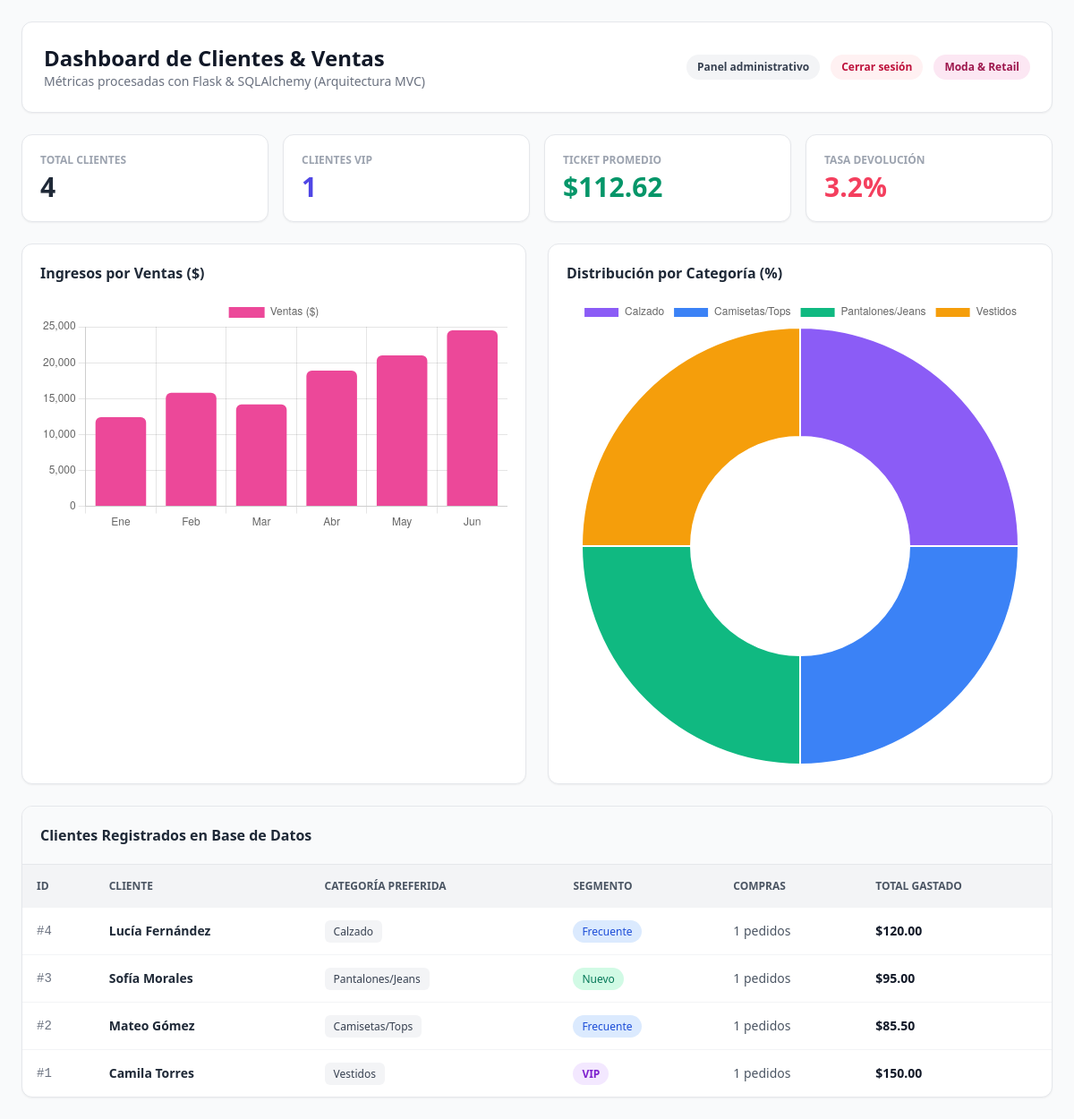
The app's page /dashboard (signed in) with its own data.
### tienda_ropa/models/cliente.py (models this page shows)
class Cliente(db.Model):
    __tablename__ = 'clientes'
    id = db.Column(db.Integer, primary_key=True)
    nombre = db.Column(db.String(100), nullable=False)
    categoria_favorita = db.Column(db.String(50), nullable=False)
    segmento = db.Column(db.String(20), nullable=False)  # 'VIP', 'Frecuente', 'Nuevo'
    ventas = db.relationship('Venta', backref='cliente', lazy=True)
    def to_dict(self):
        total_gastado = sum(v.monto for v in self.ventas)
        return {
            "id": self.id,
            "nombre": self.nombre,
            "categoria_fav": self.categoria_favorita,
            "segmento": self.segmento,
            "compras": len(self.ventas),
            "total_gastado": f"${total_gastado:,.2f}"
        }

### tienda_ropa/controllers/dashboard_controller.py (the view)
@dashboard_bp.route('/dashboard')
@login_required
def dashboard():
    return render_template('dashboard.html', data=_get_dashboard_data())

### tienda_ropa/templates/dashboard.html (shortened to what this page needs)
<!DOCTYPE html>
<html lang="es">
<head>
    <script src="https://cdn.tailwindcss.com"></script>
</head>
<body class="bg-gray-50 font-sans p-6">
    <div class="max-w-7xl mx-auto space-y-6">
        <div class="flex justify-between items-center bg-white p-6 rounded-xl shadow-sm border">
            <div>
                <h1 class="text-2xl font-bold text-gray-900">Dashboard de Clientes & Ventas</h1>
                <p class="text-sm text-gray-500">Métricas procesadas con Flask & SQLAlchemy (Arquitectura MVC)</p>
            </div>
            <div class="flex items-center gap-3">
                <a href="{{ url_for('dashboard.admin_dashboard') }}" class="bg-gray-100 text-gray-700 text-xs font-semibold px-3 py-1.5 rounded-full hover:bg-gray-200">Panel administrativo</a>
                <a href="{{ url_for('auth.logout') }}" class="bg-rose-50 text-rose-700 text-xs font-semibold px-3 py-1.5 rounded-full hover:bg-rose-100">Cerrar sesión</a>
                <span class="bg-pink-100 text-pink-800 text-xs font-semibold px-3 py-1.5 rounded-full">Moda & Retail</span>
            </div>
        </div>
        <div class="grid grid-cols-1 md:grid-cols-4 gap-4">
            <div class="bg-white p-5 rounded-xl shadow-sm border">
                <p class="text-xs uppercase font-semibold text-gray-400 mb-1">Total Clientes</p>
                <p class="text-3xl font-extrabold text-gray-800">{{ data.metricas.total_clientes }}</p>
            </div>
            <div class="bg-white p-5 rounded-xl shadow-sm border">
                <p class="text-xs uppercase font-semibold text-gray-400 mb-1">Clientes VIP</p>
                <p class="text-3xl font-extrabold text-indigo-600">{{ data.metricas.clientes_frecuentes }}</p>
            </div>
            <div class="bg-white p-5 rounded-xl shadow-sm border">
                <p class="text-xs uppercase font-semibold text-gray-400 mb-1">Ticket Promedio</p>
                <p class="text-3xl font-extrabold text-emerald-600">${{ data.metricas.ticket_promedio }}</p>
            </div>
            <div class="bg-white p-5 rounded-xl shadow-sm border">
                <p class="text-xs uppercase font-semibold text-gray-400 mb-1">Tasa Devolución</p>
                <p class="text-3xl font-extrabold text-rose-500">{{ data.metricas.tasa_devolucion }}%</p>
            </div>
        </div>
        <div class="grid grid-cols-1 md:grid-cols-2 gap-6">
            <div class="bg-white p-5 rounded-xl shadow-sm border">
                <h2 class="text-base font-bold text-gray-800 mb-4">Ingresos por Ventas ($)</h2>
                <canvas id="chartVentas"></canvas>
            </div>
            <div class="bg-white p-5 rounded-xl shadow-sm border">
                <h2 class="text-base font-bold text-gray-800 mb-4">Distribución por Categoría (%)</h2>
                <canvas id="chartCategorias"></canvas>
            </div>
        </div>
        <div class="bg-white rounded-xl shadow-sm border overflow-hidden">
            <div class="p-5 border-b bg-gray-50">
                <h2 class="text-base font-bold text-gray-800">Clientes Registrados en Base de Datos</h2>
            </div>
            <div class="overflow-x-auto">
                <table class="w-full text-left border-collapse">
                    <thead>
                        <tr class="bg-gray-100 text-gray-600 text-xs uppercase font-semibold">
                            <th class="p-4">ID</th>
                            <th class="p-4">Cliente</th>
                            <th class="p-4">Categoría Preferida</th>
                            <th class="p-4">Segmento</th>
                            <th class="p-4">Compras</th>
                            <th class="p-4">Total Gastado</th>
                        </tr>
                    </thead>
                    <tbody class="divide-y divide-gray-100 text-sm">
                        {% for cliente in data.ultimos_clientes %}
                        <tr class="hover:bg-gray-50">
                            <td class="p-4 font-mono text-gray-500">#{{ cliente.id }}</td>
                            <td class="p-4 font-semibold text-gray-800">{{ cliente.nombre }}</td>
                            <td class="p-4">
                                <span class="bg-gray-100 text-gray-700 text-xs px-2.5 py-1 rounded-md font-medium">
                                    {{ cliente.categoria_fav }}
                                </span>
                            </td>
                            <td class="p-4">
                                {% if cliente.segmento == 'VIP' %}
                                    <span class="bg-purple-100 text-purple-700 text-xs px-2.5 py-1 rounded-full font-bold">VIP</span>
                                {% elif cliente.segmento == 'Frecuente' %}
                                    <span class="bg-blue-100 text-blue-700 text-xs px-2.5 py-1 rounded-full font-medium">Frecuente</span>
                                {% else %}
                                    <span class="bg-emerald-100 text-emerald-700 text-xs px-2.5 py-1 rounded-full font-medium">Nuevo</span>
                                {% endif %}
                            </td>
                            <td class="p-4 text-gray-600">{{ cliente.compras }} pedidos</td>
                            <td class="p-4 font-bold text-gray-900">{{ cliente.total_gastado }}</td>
                        </tr>
                        {% endfor %}
                    </tbody>
                </table>
            </div>
        </div>
    </div>
    <script>
        // Gráfico de Ventas
        const ctxVentas = document.getElementById('chartVentas').getContext('2d');
        new Chart(ctxVentas, {
            type: 'bar',
            data: {
                labels: {{ data.grafico_ventas_mensuales.meses | tojson }},
                datasets: [{
                    label: 'Ventas ($)',
                    data: {{ data.grafico_ventas_mensuales.ventas_dolares | tojson }},
                    backgroundColor: '#ec4899',
                    borderRadius: 6
                }]
            },
            options: { responsive: true }
        });
        // Gráfico de Categorías
        const ctxCategorias = document.getElementById('chartCategorias').getContext('2d');
        new Chart(ctxCategorias, {
            type: 'doughnut',
            data: {
                labels: {{ data.grafico_categorias.categorias | tojson }},
                datasets: [{
                    data: {{ data.grafico_categorias.porcentajes | tojson }},
                    backgroundColor: ['#8b5cf6', '#3b82f6', '#10b981', '#f59e0b', '#64748b']
                }]
            },
            options: { responsive: true }
        });
    </script>
</body>
</html>

### records on screen
Cliente: id "4", nombre "Lucía Fernández", categoria_fav "Calzado", segmento "Frecuente", compras "1", total_gastado "$120.00"
Cliente: id "3", nombre "Sofía Morales", categoria_fav "Pantalones/Jeans", segmento "Nuevo", compras "1", total_gastado "$95.00"
Cliente: id "2", nombre "Mateo Gómez", categoria_fav "Camisetas/Tops", segmento "Frecuente", compras "1", total_gastado "$85.50"
Cliente: id "1", nombre "Camila Torres", categoria_fav "Vestidos", segmento "VIP", compras "1", total_gastado "$150.00"

### other values on screen
{{ data.metricas.total_clientes }} "4"
{{ data.metricas.clientes_frecuentes }} "1"
{{ data.metricas.ticket_promedio }} "112.62"
{{ data.metricas.tasa_devolucion }} "3.2"
chart data {{ data.grafico_ventas_mensuales.ventas_dolares | tojson }} [12400, 15800, 14200, 18900, 21000, 24500]
chart data {{ data.grafico_categorias.categorias | tojson }} ["Calzado", "Camisetas/Tops", "Pantalones/Jeans", "Vestidos"]
chart data {{ data.grafico_categorias.porcentajes | tojson }} [25.0, 25.0, 25.0, 25.0]
